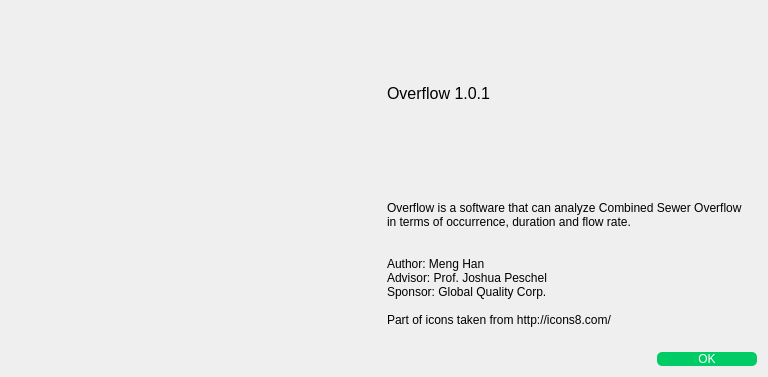
<?xml version="1.0" encoding="UTF-8"?>
<ui version="4.0">
 <class>aboutDialog</class>
 <widget class="QDialog" name="aboutDialog">
  <property name="geometry">
   <rect>
    <x>0</x>
    <y>0</y>
    <width>768</width>
    <height>377</height>
   </rect>
  </property>
  <property name="windowTitle">
   <string>About</string>
  </property>
  <property name="windowIcon">
   <iconset resource="Resources.qrc">
    <normaloff>:/Icons/overflowLogo.png</normaloff>:/Icons/overflowLogo.png</iconset>
  </property>
  <layout class="QVBoxLayout" name="verticalLayout_2">
   <item>
    <layout class="QHBoxLayout" name="horizontalLayout">
     <item>
      <widget class="QLabel" name="label_2">
       <property name="text">
        <string/>
       </property>
       <property name="pixmap">
        <pixmap resource="Resources.qrc">:/Icons/rsz_overflowlogo02.png</pixmap>
       </property>
      </widget>
     </item>
     <item>
      <layout class="QVBoxLayout" name="verticalLayout">
       <item>
        <widget class="QLabel" name="label_3">
         <property name="font">
          <font>
           <family>Microsoft YaHei UI</family>
           <pointsize>12</pointsize>
          </font>
         </property>
         <property name="text">
          <string>Overflow 1.0.1</string>
         </property>
        </widget>
       </item>
       <item>
        <widget class="QLabel" name="label">
         <property name="font">
          <font>
           <family>Microsoft YaHei UI</family>
          </font>
         </property>
         <property name="text">
          <string>Overflow is a software that can analyze Combined Sewer Overflow 
in terms of occurrence, duration and flow rate.


Author: Meng Han 
Advisor: Prof. Joshua Peschel 
Sponsor: Global Quality Corp.

Part of icons taken from http://icons8.com/</string>
         </property>
        </widget>
       </item>
      </layout>
     </item>
    </layout>
   </item>
   <item>
    <widget class="QDialogButtonBox" name="buttonBox">
     <property name="styleSheet">
      <string notr="true">QPushButton {
    border-radius: 5px;
    padding: 0.2em 0.2em 0.3em 0.2em;
	background-color: rgb(0, 204, 102);
	color: rgb(255, 255, 255);
    min-width: 100px;
}

QPushButton:pressed {
     background-color: rgb(210, 210, 210);
     border-style: inset;
 }</string>
     </property>
     <property name="orientation">
      <enum>Qt::Horizontal</enum>
     </property>
     <property name="standardButtons">
      <set>QDialogButtonBox::Ok</set>
     </property>
    </widget>
   </item>
  </layout>
 </widget>
 <resources>
  <include location="Resources.qrc"/>
 </resources>
 <connections>
  <connection>
   <sender>buttonBox</sender>
   <signal>accepted()</signal>
   <receiver>aboutDialog</receiver>
   <slot>accept()</slot>
   <hints>
    <hint type="sourcelabel">
     <x>248</x>
     <y>254</y>
    </hint>
    <hint type="destinationlabel">
     <x>157</x>
     <y>274</y>
    </hint>
   </hints>
  </connection>
  <connection>
   <sender>buttonBox</sender>
   <signal>rejected()</signal>
   <receiver>aboutDialog</receiver>
   <slot>reject()</slot>
   <hints>
    <hint type="sourcelabel">
     <x>316</x>
     <y>260</y>
    </hint>
    <hint type="destinationlabel">
     <x>286</x>
     <y>274</y>
    </hint>
   </hints>
  </connection>
 </connections>
</ui>
